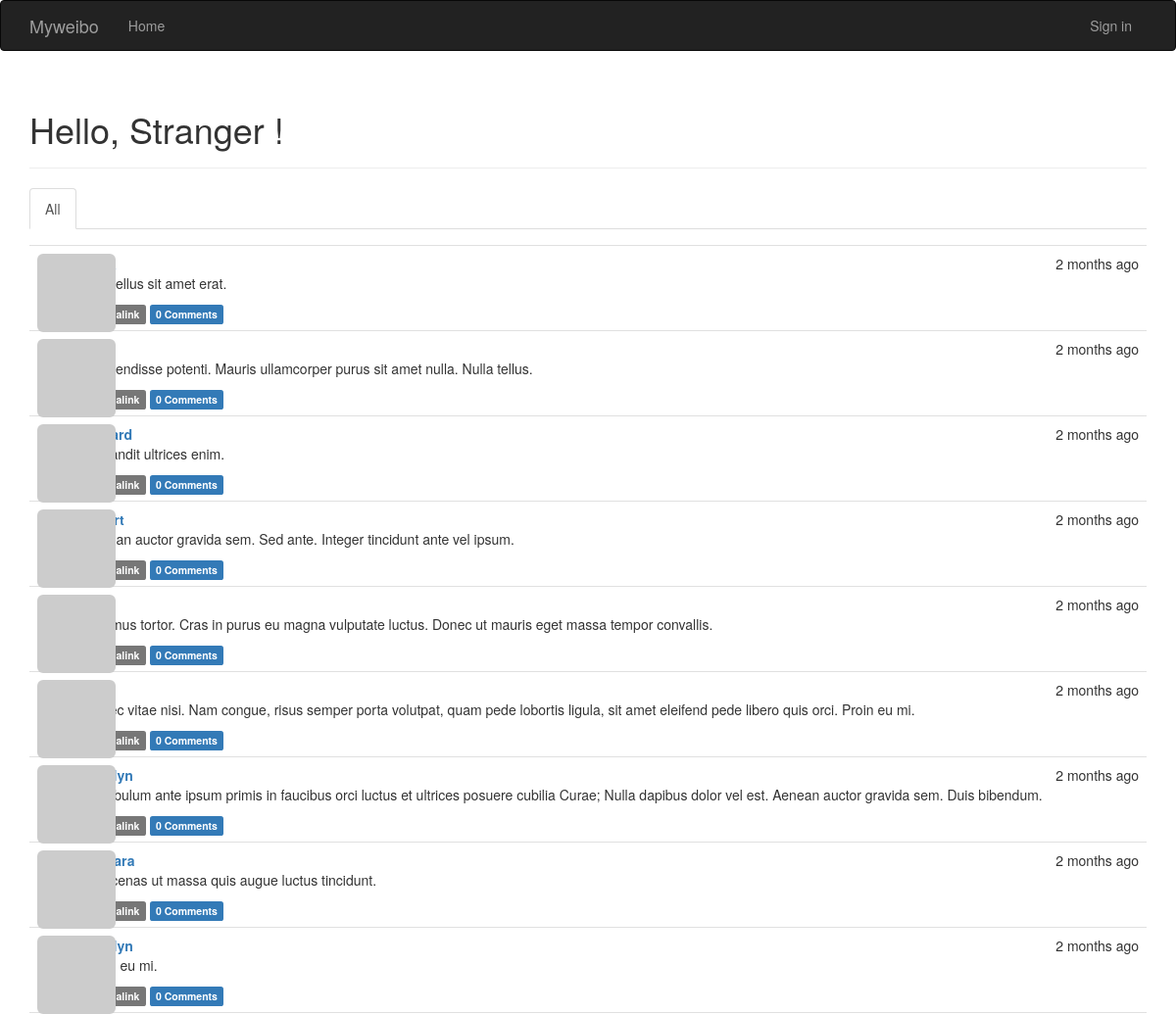
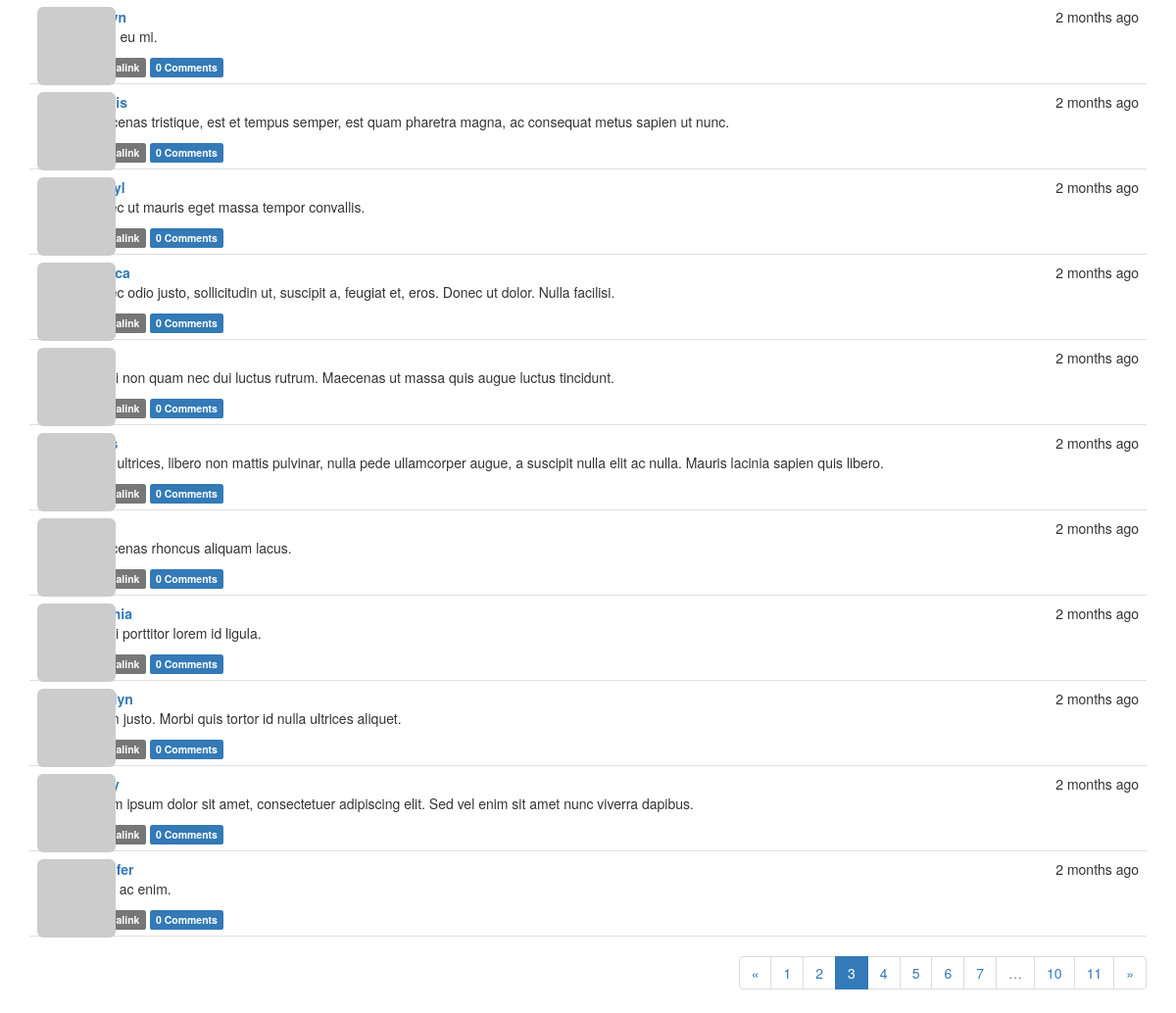
/?page=3, run on the app's committed database (2 pictures, top to bottom).
### app/models.py (models this page shows, shortened)
class Post(db.Model):
    __tablename__ = 'posts'
    id = db.Column(db.Integer, primary_key=True)
    body = db.Column(db.Text)
    body_html = db.Column(db.Text)
    timestamp = db.Column(db.DateTime, index=True, default=datetime.utcnow)
    author_id = db.Column(db.Integer, db.ForeignKey('users.id'))
    comments = db.relationship('Comment', backref='post', lazy='dynamic')

### app/main/views.py (the view)
@main.route('/', methods=['GET', 'POST'])
def index():
    form = PostForm()
    if current_user.can(Permission.WRITE_ARTICLES) and form.validate_on_submit():
        post = Post(body=form.body.data,
                    author=current_user._get_current_object())
        db.session.add(post)
        return redirect(url_for('.index'))
    page = request.args.get('page', 1, type=int)
    show_followed = False
    if current_user.is_authenticated:
        show_followed = bool(request.cookies.get('show_followed', ''))
    if show_followed:
        query = current_user.followed_posts
    else:
        query = Post.query
    pagination = query.order_by(Post.timestamp.desc()).paginate(
            page, per_page=current_app.config['FLASK_POSTS_PER_PAGE'],
            error_out=False)
    posts = pagination.items
    return render_template('index.html', form=form, posts=posts,
                           show_followed=show_followed, pagination=pagination)

### app/auth/views.py (called while the page is built)
@auth.before_app_request
def before_request():
    if current_user.is_authenticated:
        current_user.ping()
        if not current_user.confirmed and request.endpoint[:5] != 'auth.' and request.endpoint != 'static':
            return redirect(url_for('auth.unconfirmed'))

@auth.before_app_request
def before_request():
    if current_user.is_authenticated and not current_user.confirmed \
            and request.endpoint[:5] != 'auth.' and request.endpoint != 'static':
        return redirect(url_for('auth.unconfirmed'))

### app/main/__init__.py (called while the page is built)
@main.app_context_processor
def inject_permissions():
    return dict(Permission=Permission)

### app/models.py (called while the page is built)
    def gravatar(self, size=100, default='identicon', rating='g'):
        url = 'http://secure.gravatar.com/avatar'
        hash = self.avatar_hash or hashlib.md5(self.email.encode('utf-8')).hexdigest()
        return '{url}/{hash}?s={size}&d={default}&r={rating}'.format(url=url, hash=hash,
                                                                     size=size, default=default,
                                                                     rating=rating)

    def can(self, permissions):
        return False

    def is_administrator(self):
        return False

### app/templates/index.html (shortened to what this page needs)
{% extends "base.html" %}
{% import "bootstrap/wtf.html" as wtf %}
{% import "_macros.html" as macros %}
{% block page_content %}
<div class="page-header">
    <h1>Hello,
        {% if current_user.is_authenticated %}
            {{ current_user.username }}
        {% else %}
            Stranger
        {% endif %}!
    </h1>
</div>
<div class="post-tabs">
    <ul class="nav nav-tabs">
        <li{% if not show_followed %} class="active"{% endif %}><a href="{{ url_for('.show_all') }}">All</a></li>
    </ul>
    {% include '_posts.html' %}
</div>
{% if pagination %}
<div class="pagination">
    {{ macros.pagination_widget(pagination, '.index') }}
</div>
{% endif %}
{% endblock %}

### app/templates/_posts.html (shortened to what this page needs)
<ul class="posts">
    {% for post in posts %}
    <li class="post">
        <div class="profile-thumbnail">
            <a href="{{ url_for('.user', username=post.author.username) }}">
                <img class="img-rounded profile-thumbnail" src="{{ post.author.gravatar(size=40) }}">
            </a>
        </div>
        <div class="post-content">
            <div class="post-date">{{ moment(post.timestamp).fromNow() }}</div>
            <div class="post-author"><a href="{{ url_for('.user',username=post.author.username) }}">{{ post.author.username }}</a></div>
            <div class="post-body">
                {% if post.body_html %}
                    {{ post.body_html | safe }}
                {% else %}
                    {{ post.body }}
                {% endif %}
            </div>
            <div class="post-footer">
                <a href="{{ url_for('.post', id=post.id) }}">
                    <span class="label label-default">Permalink</span>
                </a>
                <a href="{{ url_for('.post', id=post.id) }}#comments">
                    <span class="label label-primary">{{ post.comments.count() }} Comments</span>
                </a>
            </div>
        </div>
    </li>
    {% endfor %}
</ul>

### app/static/styles.css (style rules this page uses)
.profile-thumbnail { position: absolute; }
ul.posts { list-style-type: none; padding: 0px; margin: 16px 0px 0px 0px; border-top: 1px solid #e0e0e0; }
ul.posts li.post { padding: 8px; border-bottom: 1px solid #e0e0e0; }
div.post-date { float: right; }
div.post-author { font-weight: bold; }
div.post-content { margin-left: 48px; min-height: 48px; }
div.pagination { width: 100%; text-align: right; padding: 0px; margin: 0px; }

### data on the page
Post: timestamp "2 months ago", body_html "Phasellus sit amet erat.", comments.count "0"
Post: timestamp "2 months ago", body_html "Suspendisse potenti. Mauris ullamcorper purus sit amet nulla. Nulla tellus.", comments.count "0"
Post: timestamp "2 months ago", body_html "In blandit ultrices enim.", comments.count "0"
Post: timestamp "2 months ago", body_html "Aenean auctor gravida sem. Sed ante. Integer tincidunt ante vel ipsum.", comments.count "0"
Post: timestamp "2 months ago", body_html "Vivamus tortor. Cras in purus eu magna vulputate luctus. Donec ut mauris eget massa tempor convallis.", comments.count "0"
Post: timestamp "2 months ago", body_html "Donec vitae nisi. Nam congue, risus semper porta volutpat, quam pede lobortis ligula, sit amet eleifend pede libero quis orci. Proin eu mi.", comments.count "0"
Post: timestamp "2 months ago", body_html "Vestibulum ante ipsum primis in faucibus orci luctus et ultrices posuere cubilia Curae; Nulla dapibus dolor vel est. Aenean auctor gravida sem. Duis bibendum.", comments.count "0"
Post: timestamp "2 months ago", body_html "Maecenas ut massa quis augue luctus tincidunt.", comments.count "0"
Post: timestamp "2 months ago", body_html "Proin eu mi.", comments.count "0"
Post: timestamp "2 months ago", body_html "Proin eu mi.", comments.count "0"
Post: timestamp "2 months ago", body_html "Maecenas tristique, est et tempus semper, est quam pharetra magna, ac consequat metus sapien ut nunc.", comments.count "0"
Post: timestamp "2 months ago", body_html "Donec ut mauris eget massa tempor convallis.", comments.count "0"
Post: timestamp "2 months ago", body_html "Donec odio justo, sollicitudin ut, suscipit a, feugiat et, eros. Donec ut dolor. Nulla facilisi.", comments.count "0"
Post: timestamp "2 months ago", body_html "Morbi non quam nec dui luctus rutrum. Maecenas ut massa quis augue luctus tincidunt.", comments.count "0"
Post: timestamp "2 months ago", body_html "Nam ultrices, libero non mattis pulvinar, nulla pede ullamcorper augue, a suscipit nulla elit ac nulla. Mauris lacinia sapien quis libero.", comments.count "0"
Post: timestamp "2 months ago", body_html "Maecenas rhoncus aliquam lacus.", comments.count "0"
Post: timestamp "2 months ago", body_html "Morbi porttitor lorem id ligula.", comments.count "0"
Post: timestamp "2 months ago", body_html "Etiam justo. Morbi quis tortor id nulla ultrices aliquet.", comments.count "0"
Post: timestamp "2 months ago", body_html "Lorem ipsum dolor sit amet, consectetuer adipiscing elit. Sed vel enim sit amet nunc viverra dapibus.", comments.count "0"
Post: timestamp "2 months ago", body_html "Nulla ac enim.", comments.count "0"

### other printed values
{{ p }} "1" "2" "4" "5" "6" "7" "10" "11"
{{ p }} "3"
